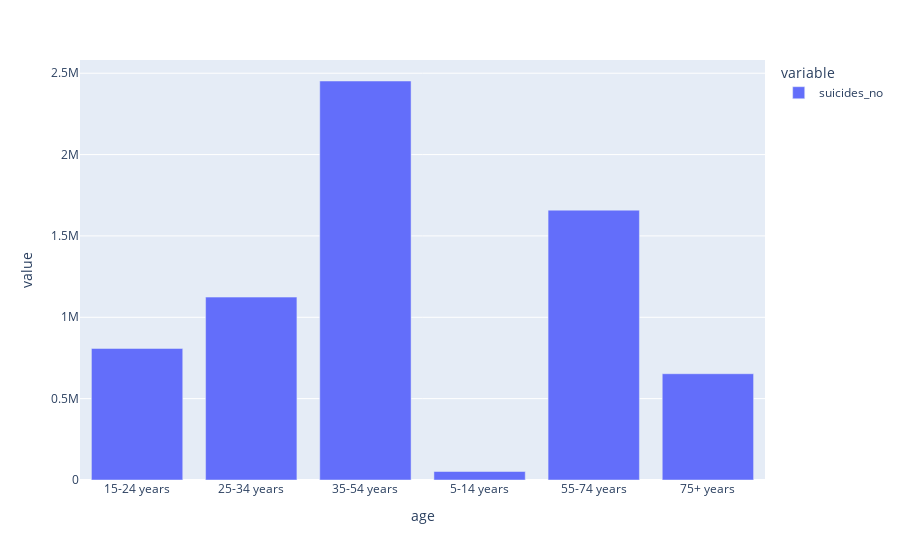

Here is the notebook cell this chart was saved with:
### Code cell
df_gen = df.groupby(by = 'age')['suicides_no'].sum() #Group all the data by its generation
fig = px.bar(df_gen)
fig.show()

### Figure 1 — Plotly figure (JSON) as saved in the notebook; plotly's stock layout.template omitted (floating-point values rounded to 4 significant figures)
{"data": [{"alignmentgroup": "True", "hovertemplate": "variable=suicides_no<br>age=%{x}<br>value=%{y}<extra></extra>", "legendgroup": "suicides_no", "marker": {"color": "#636efa"}, "name": "suicides_no", "offsetgroup": "suicides_no", "orientation": "v", "showlegend": true, "textposition": "auto", "type": "bar", "x": ["15-24 years", "25-34 years", "35-54 years", "5-14 years", "55-74 years", "75+ years"], "xaxis": "x", "y": [808542, 1123912, 2452141, 52264, 1658443, 653118], "yaxis": "y"}], "layout": {"barmode": "relative", "legend": {"title": {"text": "variable"}, "tracegroupgap": 0}, "margin": {"t": 60}, "xaxis": {"anchor": "y", "domain": [0, 1], "title": {"text": "age"}}, "yaxis": {"anchor": "x", "domain": [0, 1], "title": {"text": "value"}}}}
